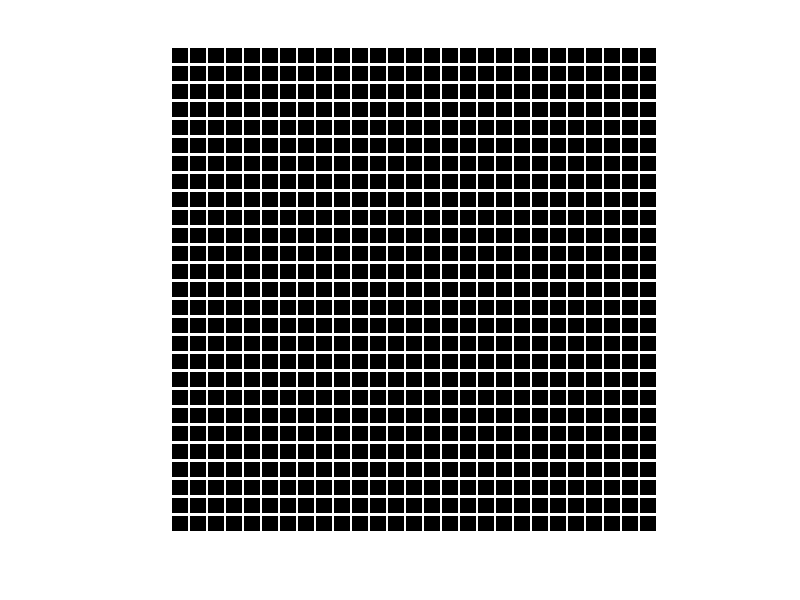

The MATLAB script that drew this image:
clc;
clear;
r = 512;
c = 512;
padX = 3;
padY = 3;
blockX = 16;
blockY = 16;
percentage = 0;

NBx = ceil( ( c - padX ) /  (blockX + padX) );
NBy = ceil( ( r - padY ) /  (blockY + padY) );

GW = NBx * blockX + (NBx+1) * padX;
GH = NBy * blockY + (NBy+1) * padY;
diffH = GH - r;
diffW = GW - c;
H = GH;
W = GW;
path = '../textFiles/Pattern/';
patternString = '';
dirName = '';
dirName = [num2str(H) 'by' num2str(W) '_' num2str(percentage)];
dirName = strcat(path,dirName);
dirName = char(dirName)
mkdir(dirName);
file = 'strip.txt';
fileName = strcat(dirName,'/',file); %../textFiles/Pattern/516by516_0/strip.txt
ptrnLinIdx = [dirName '/' num2str(H) 'by' num2str(W) '_ptrnIdx.txt']
xFile = [dirName '/' num2str(H) 'by' num2str(W) 'Xcoord.txt'];
yFile = [dirName '/' num2str(H) 'by' num2str(W) 'Ycoord.txt'];
patternMatrix = [dirName '/' num2str(H) 'by' num2str(W) 'matrix.txt'];
totalPixel = [dirName '/' num2str(H) 'by' num2str(W) '_patternInfo.txt'];

patternString = ones(H, W);
for col = 1:blockX+padX:blockX+padX %1:N+P:N+P
    patternString(:,col:col+padX-1) = 0; % (:,col:col+P-1) = 0;
end
for row = 1:blockY+padY:blockY+padY  % row = 1:N+P:N+P
    patternString(row:row+padY-1,:) = 0;
end
for col = blockX+padX+1:blockX+padX:c+diffW % N+P+1:N+P:c+4
    patternString(:,col:col+padX-1) = 0;
end
for row = blockY+padY+1:blockY+padY:r+diffH
    patternString(row:row+padY-1,:) = 0;
end
patternString = ~patternString;
imshow(patternString);
onPixel = sum(sum(patternString(:,:)))
totalPixel = fopen(totalPixel,'wt');
fprintf(totalPixel,'%d\n',onPixel);
X = fopen(xFile,'wt');
Y = fopen(yFile,'wt');
linearPattern = fopen(ptrnLinIdx,'wt');
matrix = fopen(patternMatrix,'wt');
counter = 1;
for i = 1:GH
    for j = 1:GW
        if(patternString(j,i) == 1)
            local = (i-1)*GW+(j-1);
            linCoords(counter) = local;
            xCoords(counter) = j-1;
            yCoords(counter) = i-1;
            counter = counter + 1;
        end
    end
end
counter
fprintf(matrix, '%d\n',patternString);
fprintf(linearPattern,'%d\n', linCoords);
fprintf(X, '%d\n', xCoords);
fprintf(Y, '%d\n', yCoords);
fclose('all');
